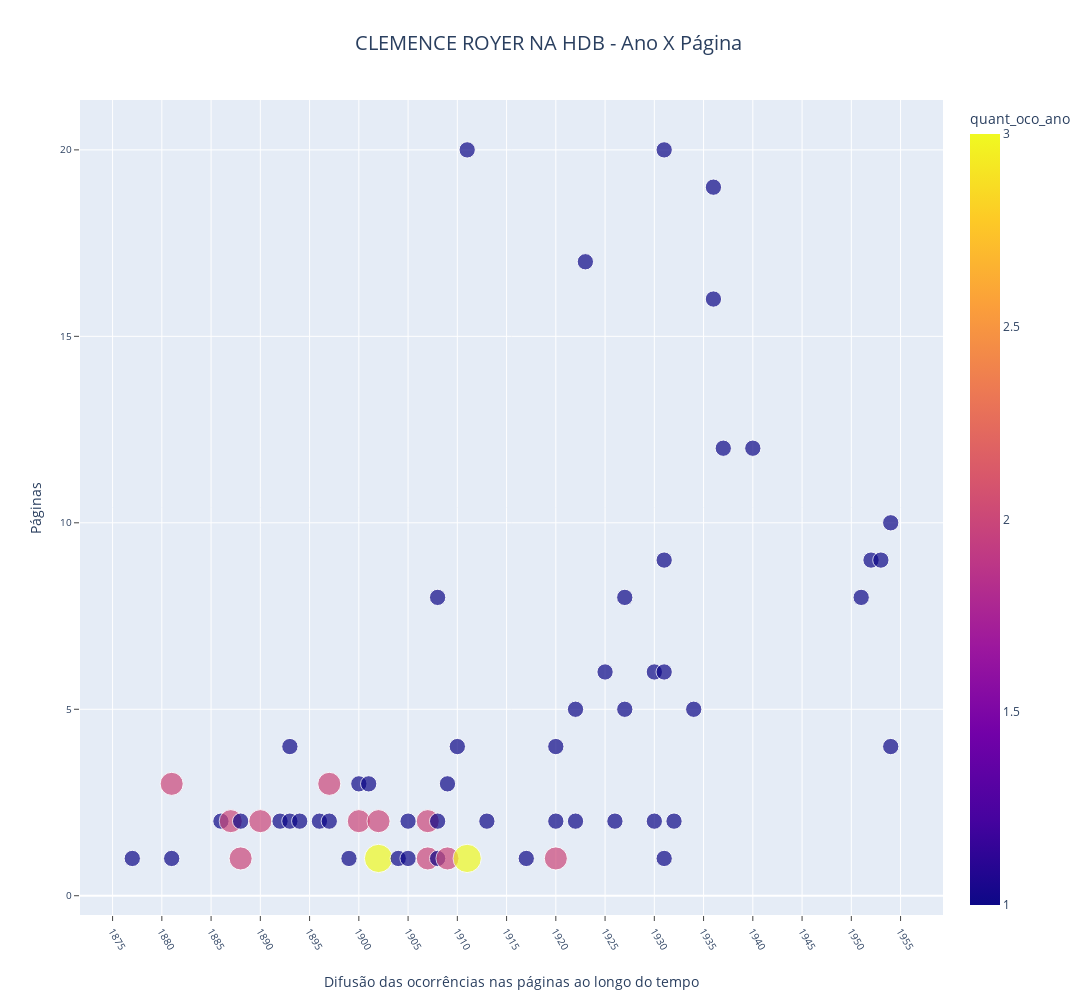

This figure's notebook cell:
### Code cell
###############################################################################
# Graph 1: Difusão de Ocorrências por Página
###############################################################################
# scatter plot with plotly express using the count of the number of times the 'Acervo' was repeated
fig = px.scatter(df_ano_pg_filter, x= 'Ano' , y='Página', color='quant_oco_ano', height=1000, width=1200,
                 hover_data=[df_ano_pg_filter['Ano'], df_ano_pg_filter['Página'], df_ano_pg_filter['quant_oco_ano']],
                 title=f"{output_file} - Ano X Página",
                 size='quant_oco_ano',
                 )
# config the layout
fig.update_layout(
    autosize=True,
    hovermode="closest",
    legend=dict(orientation="v"),
    showlegend=False,
    xaxis=dict(title="Difusão das ocorrências nas páginas ao longo do tempo"),
    yaxis=dict(title="Páginas"),
    title_font_size=20,
    title_pad=dict(l=300, r=0, t=0, b=0),
)
# update xaxes
fig.update_xaxes(
        tickangle = 60,
        title_standoff = 25,
        nticks=20, tickfont_size=10,
        ticks="outside", tickwidth=1,
        ticklen=5,
        )
fig.update_yaxes(
        tickfont_size=10,
        ticks="outside", tickwidth=1,
        ticklen=5,
        )
fig.show()
#save the figure as a html file
fig.write_html(f'{output_file}_scatter_pages.html')
fig.write_image(f'{output_file}_scatter_pages.png')

### Figure 1 — Plotly figure (JSON) as saved in the notebook; plotly's stock layout.template omitted (floating-point values rounded to 4 significant figures)
{"data": [{"customdata": [[1], [1], [2], [1], [2], [2], [1], [2], [1], [1], [1], [1], [1], [1], [2], [1], [1], [2], [1], [3], [2], [1], [1], [1], [2], [2], [1], [1], [1], [2], [1], [1], [3], [1], [1], [1], [2], [1], [1], [1], [1], [1], [1], [1], [1], [1], [1], [1], [1], [1], [1], [1], [1], [1], [1], [1], [1], [1], [1], [1], [1], [1], [1]], "hovertemplate": "Ano=%{x}<br>Página=%{y}<br>quant_oco_ano=%{marker.color}<extra></extra>", "legendgroup": "", "marker": {"color": [1, 1, 2, 1, 2, 2, 1, 2, 1, 1, 1, 1, 1, 1, 2, 1, 1, 2, 1, 3, 2, 1, 1, 1, 2, 2, 1, 1, 1, 2, 1, 1, 3, 1, 1, 1, 2, 1, 1, 1, 1, 1, 1, 1, 1, 1, 1, 1, 1, 1, 1, 1, 1, 1, 1, 1, 1, 1, 1, 1, 1, 1, 1], "coloraxis": "coloraxis", "size": [1, 1, 2, 1, 2, 2, 1, 2, 1, 1, 1, 1, 1, 1, 2, 1, 1, 2, 1, 3, 2, 1, 1, 1, 2, 2, 1, 1, 1, 2, 1, 1, 3, 1, 1, 1, 2, 1, 1, 1, 1, 1, 1, 1, 1, 1, 1, 1, 1, 1, 1, 1, 1, 1, 1, 1, 1, 1, 1, 1, 1, 1, 1], "sizemode": "area", "sizeref": 0.0075, "symbol": "circle"}, "mode": "markers", "name": "", "orientation": "v", "showlegend": false, "type": "scatter", "x": [1877, 1881, 1881, 1886, 1887, 1888, 1888, 1890, 1892, 1893, 1893, 1894, 1896, 1897, 1897, 1899, 1900, 1900, 1901, 1902, 1902, 1904, 1905, 1905, 1907, 1907, 1908, 1908, 1908, 1909, 1909, 1910, 1911, 1911, 1913, 1917, 1920, 1920, 1920, 1922, 1922, 1923, 1925, 1926, 1927, 1927, 1930, 1930, 1931, 1931, 1931, 1931, 1932, 1934, 1936, 1936, 1937, 1940, 1951, 1952, 1953, 1954, 1954], "xaxis": "x", "y": [1, 1, 3, 2, 2, 1, 2, 2, 2, 2, 4, 2, 2, 2, 3, 1, 3, 2, 3, 1, 2, 1, 1, 2, 1, 2, 8, 2, 1, 1, 3, 4, 1, 20, 2, 1, 1, 4, 2, 2, 5, 17, 6, 2, 8, 5, 2, 6, 1, 6, 9, 20, 2, 5, 16, 19, 12, 12, 8, 9, 9, 4, 10], "yaxis": "y"}], "layout": {"autosize": true, "coloraxis": {"colorbar": {"title": {"text": "quant_oco_ano"}}, "colorscale": [[0, "#0d0887"], [0.1111, "#46039f"], [0.2222, "#7201a8"], [0.3333, "#9c179e"], [0.4444, "#bd3786"], [0.5556, "#d8576b"], [0.6667, "#ed7953"], [0.7778, "#fb9f3a"], [0.8889, "#fdca26"], [1, "#f0f921"]]}, "height": 1000, "hovermode": "closest", "legend": {"itemsizing": "constant", "orientation": "v", "tracegroupgap": 0}, "showlegend": false, "title": {"font": {"size": 20}, "pad": {"b": 0, "l": 300, "r": 0, "t": 0}, "text": "CLEMENCE ROYER NA HDB - Ano X Página"}, "width": 1200, "xaxis": {"anchor": "y", "domain": [0, 1], "nticks": 20, "tickangle": 60, "tickfont": {"size": 10}, "ticklen": 5, "ticks": "outside", "tickwidth": 1, "title": {"standoff": 25, "text": "Difusão das ocorrências nas páginas ao longo do tempo"}}, "yaxis": {"anchor": "x", "domain": [0, 1], "tickfont": {"size": 10}, "ticklen": 5, "ticks": "outside", "tickwidth": 1, "title": {"text": "Páginas"}}}}
